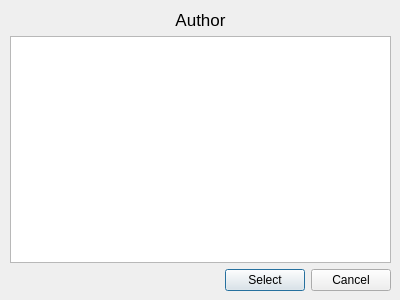
<?xml version="1.0" encoding="UTF-8"?>
<ui version="4.0">
 <class>Author</class>
 <widget class="QDialog" name="Author">
  <property name="geometry">
   <rect>
    <x>0</x>
    <y>0</y>
    <width>400</width>
    <height>300</height>
   </rect>
  </property>
  <property name="windowTitle">
   <string>Dialog</string>
  </property>
  <widget class="QWidget" name="verticalLayoutWidget">
   <property name="geometry">
    <rect>
     <x>10</x>
     <y>10</y>
     <width>381</width>
     <height>281</height>
    </rect>
   </property>
   <layout class="QVBoxLayout" name="verticalLayout">
    <item>
     <widget class="QLabel" name="label">
      <property name="font">
       <font>
        <pointsize>13</pointsize>
       </font>
      </property>
      <property name="text">
       <string>Author</string>
      </property>
      <property name="alignment">
       <set>Qt::AlignCenter</set>
      </property>
     </widget>
    </item>
    <item>
     <widget class="QTableView" name="fAuthorList"/>
    </item>
    <item>
     <layout class="QHBoxLayout" name="horizontalLayout_3">
      <item>
       <spacer name="horizontalSpacer">
        <property name="orientation">
         <enum>Qt::Horizontal</enum>
        </property>
        <property name="sizeHint" stdset="0">
         <size>
          <width>40</width>
          <height>20</height>
         </size>
        </property>
       </spacer>
      </item>
      <item>
       <widget class="QPushButton" name="pushButton">
        <property name="text">
         <string>Select</string>
        </property>
       </widget>
      </item>
      <item>
       <widget class="QPushButton" name="pushButton_2">
        <property name="text">
         <string>Cancel</string>
        </property>
       </widget>
      </item>
     </layout>
    </item>
   </layout>
  </widget>
 </widget>
 <resources/>
 <connections/>
</ui>
